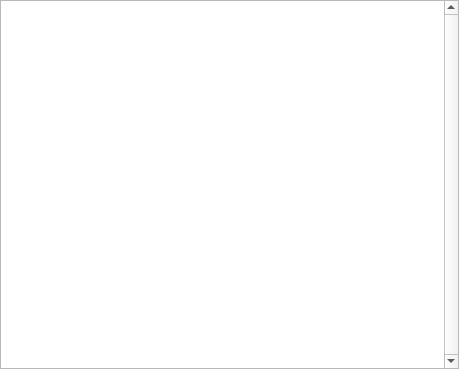
<?xml version="1.0" encoding="UTF-8"?>
<ui version="4.0">
 <class>LibraryPanel</class>
 <widget class="QWidget" name="LibraryPanel">
  <property name="geometry">
   <rect>
    <x>0</x>
    <y>0</y>
    <width>459</width>
    <height>369</height>
   </rect>
  </property>
  <property name="windowTitle">
   <string/>
  </property>
  <layout class="QHBoxLayout" name="horizontalLayout">
   <property name="spacing">
    <number>0</number>
   </property>
   <property name="leftMargin">
    <number>0</number>
   </property>
   <property name="topMargin">
    <number>0</number>
   </property>
   <property name="rightMargin">
    <number>0</number>
   </property>
   <property name="bottomMargin">
    <number>0</number>
   </property>
   <item>
    <widget class="QListView" name="listView">
     <property name="contextMenuPolicy">
      <enum>Qt::CustomContextMenu</enum>
     </property>
     <property name="verticalScrollBarPolicy">
      <enum>Qt::ScrollBarAlwaysOn</enum>
     </property>
     <property name="horizontalScrollBarPolicy">
      <enum>Qt::ScrollBarAlwaysOff</enum>
     </property>
     <property name="dragEnabled">
      <bool>true</bool>
     </property>
     <property name="selectionMode">
      <enum>QAbstractItemView::ExtendedSelection</enum>
     </property>
     <property name="movement">
      <enum>QListView::Snap</enum>
     </property>
     <property name="resizeMode">
      <enum>QListView::Adjust</enum>
     </property>
     <property name="layoutMode">
      <enum>QListView::Batched</enum>
     </property>
     <property name="viewMode">
      <enum>QListView::IconMode</enum>
     </property>
     <property name="uniformItemSizes">
      <bool>true</bool>
     </property>
    </widget>
   </item>
  </layout>
 </widget>
 <resources/>
 <connections/>
</ui>
